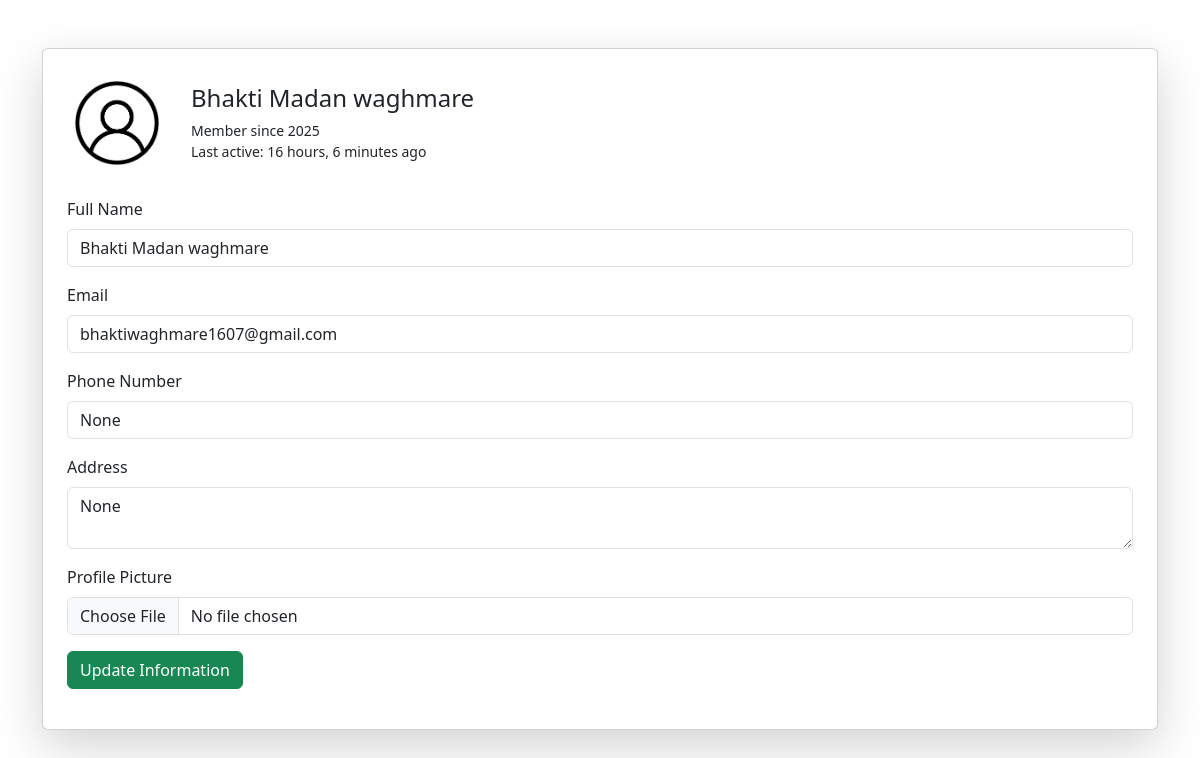
/profile/ (signed in), run on the app's committed database.
### leftoverlink_app/models.py (models this page shows, shortened)
class CustomUser(AbstractUser):
    USER_TYPE_CHOICES = (
        ('donor', 'Donor'),
        ('ngo', 'NGO'),
        ('receiver', 'Receiver'),
    )
    user_type = models.CharField(max_length=10, choices=USER_TYPE_CHOICES)

class Profile(models.Model):
    user = models.OneToOneField(settings.AUTH_USER_MODEL, on_delete=models.CASCADE, related_name="my_profile")
    phone_number = models.CharField(max_length=15, blank=True, null=True)
    address = models.TextField(blank=True, null=True)
    profile_picture = models.ImageField(upload_to='profile_pics/', blank=True, null=True)

### leftoverlink_app/views.py (the view, shortened to what this page needs)
# urls.py: path('profile/', views.profile_view, name='profile'),
@login_required
def profile_view(request):
    profile, _ = Profile.objects.get_or_create(user=request.user)
    return render(request, 'profile.html', {'profile': profile})

### template/profile.html (shortened to what this page needs)
{% load static %}
<link rel="stylesheet" href="{% static 'css/responsive.css' %}" />
<link href="https://cdn.jsdelivr.net/npm/bootstrap@5.3.0/dist/css/bootstrap.min.css" rel="stylesheet">
<div class="container py-5">
    <div class="card shadow-lg p-4">
        <div class="d-flex align-items-center mb-4">
            <div class="me-4">
                {% if profile.profile_picture %}
                    <img src="{{ profile.profile_picture.url }}" alt="Profile Picture" class="rounded-circle" width="100" height="100">
                {% else %}
                    <img src="{% static 'images/profile.png' %}" alt="Default Profile" class="rounded-circle" width="100" height="100">
                {% endif %}
            </div>
            <div>
                <h4>{{ request.user.first_name }}</h4>
                <small>Member since {{ request.user.date_joined|date:"Y" }}</small><br>
                <small>Last active: {{ request.user.last_login|timesince }} ago</small>
            </div>
        </div>
        <form method="POST" enctype="multipart/form-data">
            <div class="mb-3">
                <label class="form-label">Full Name</label>
                <input type="text" name="first_name" class="form-control" value="{{ request.user.first_name }}">
            </div>
            <div class="mb-3">
                <label class="form-label">Email</label>
                <input type="email" name="email" class="form-control" value="{{ request.user.email }}">
            </div>
            <div class="mb-3">
                <label class="form-label">Phone Number</label>
                <input type="text" name="phone_number" class="form-control" value="{{ profile.phone_number }}">
            </div>
            <div class="mb-3">
                <label class="form-label">Address</label>
                <textarea name="address" class="form-control">{{ profile.address }}</textarea>
            </div>
            <div class="mb-3">
                <label class="form-label">Profile Picture</label>
                <input type="file" name="profile_picture" class="form-control">
            </div>
            <button type="submit" class="btn btn-success">Update Information</button>
        </form>
    </div>
</div>

### data on the page
CustomUser: user.first_name "Bhakti Madan waghmare", user.date_joined "2025", user.last_login "16 hours, 6 minutes", first_name "Bhakti Madan waghmare", email "bhaktiwaghmare1607@gmail.com"
Profile: phone_number "None", address "None"
